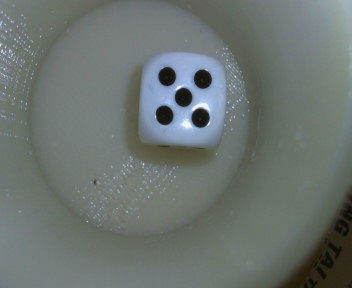
#> input picture testimage.jpg, 352 x 288 px
$ python readPips.py   (Python 2 division)
#> lines starting #> are read from the running program, lines starting #| are printed output that depends on the picture
import cv2
import numpy as np
import os
import RPi.GPIO as GPIO

print cv2.__version__

GPIO.setmode(GPIO.BOARD)
GPIO.setup(32, GPIO.IN, GPIO.PUD_DOWN)
GPIO.setup(29, GPIO.OUT)
GPIO.setup(31, GPIO.OUT)
GPIO.setup(33, GPIO.OUT)
GPIO.setup(35, GPIO.OUT)
GPIO.setup(37, GPIO.OUT)
GPIO.setup(36, GPIO.OUT)
GPIO.setup(38, GPIO.OUT)
GPIO.setup(40, GPIO.OUT)


a = 29
b = 31
c = 33
d = 35
e = 37
f = 38
g = 40


print "waiting to read die..."

while True:
    diestate = GPIO.input(32)
    diestate = True
    if diestate:

        try:
            #os.system("fswebcam -S 150 -r 800x600 --no-banner testimage.jpg")
            img = cv2.imread('testimage.jpg', 0)
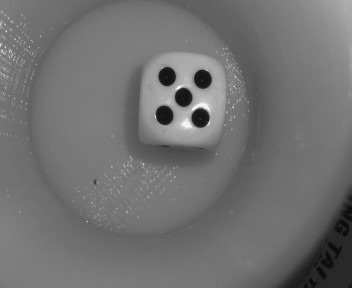
#> img: shape (288, 352); min 8, max 250, mean 112.9
            img = cv2.resize(img, (1280, 960))
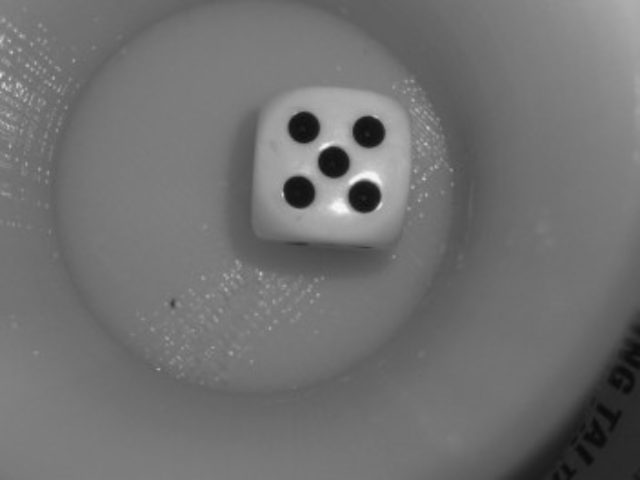
#> img: shape (960, 1280) (shown at 1/2 size); min 9, max 249, mean 112.8
            img = cv2.medianBlur(img, 5)
            cimg = cv2.cvtColor(img, cv2.COLOR_GRAY2BGR)

            circles = cv2.HoughCircles(img, cv2.HOUGH_GRADIENT, 1, 10,
                                       param1=50, param2=30, minRadius=15, maxRadius=30)
#> circles = None


#> (the run stopped early here; a loop or call above may not have finished)
